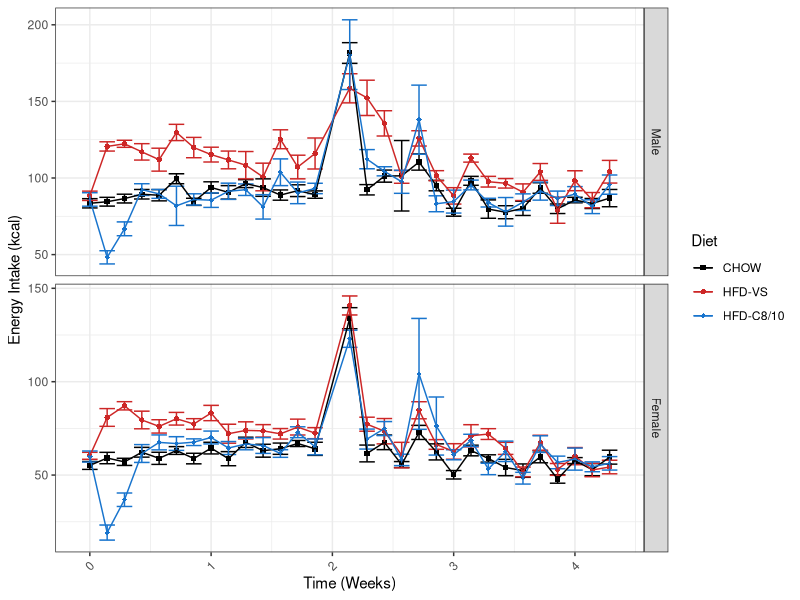
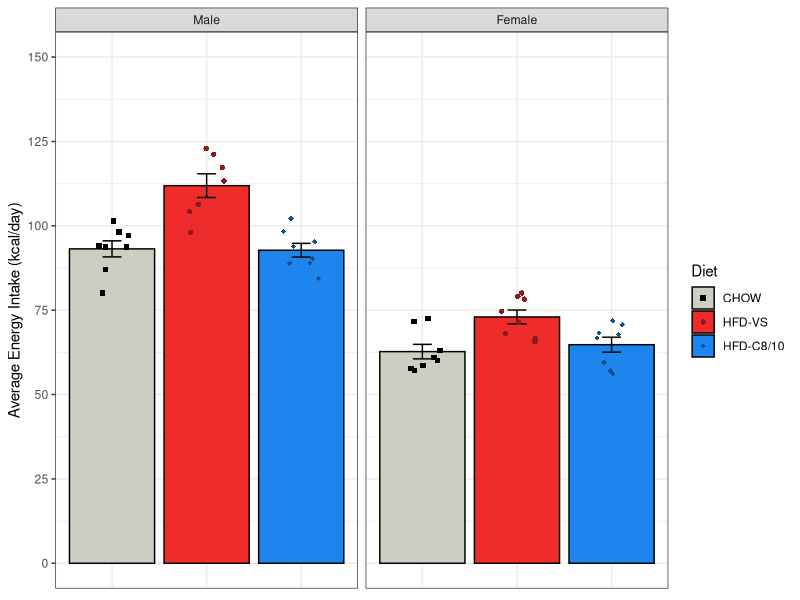
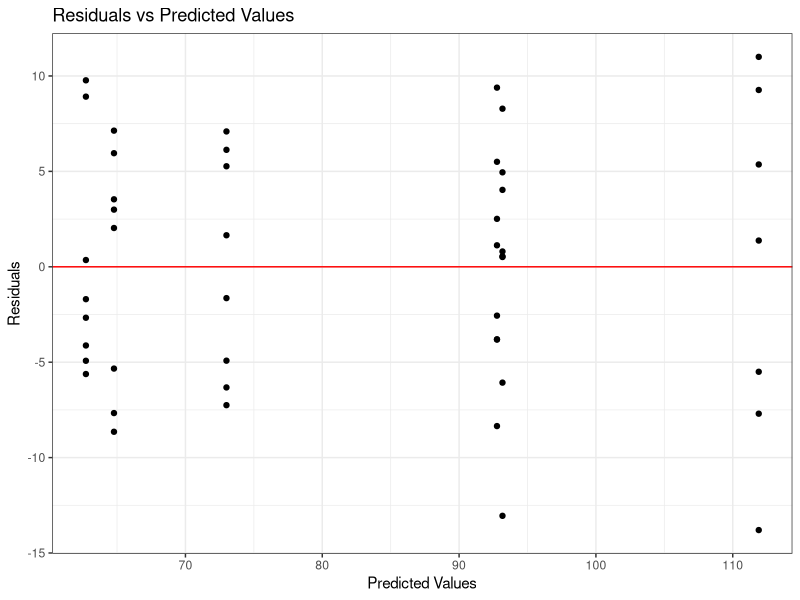
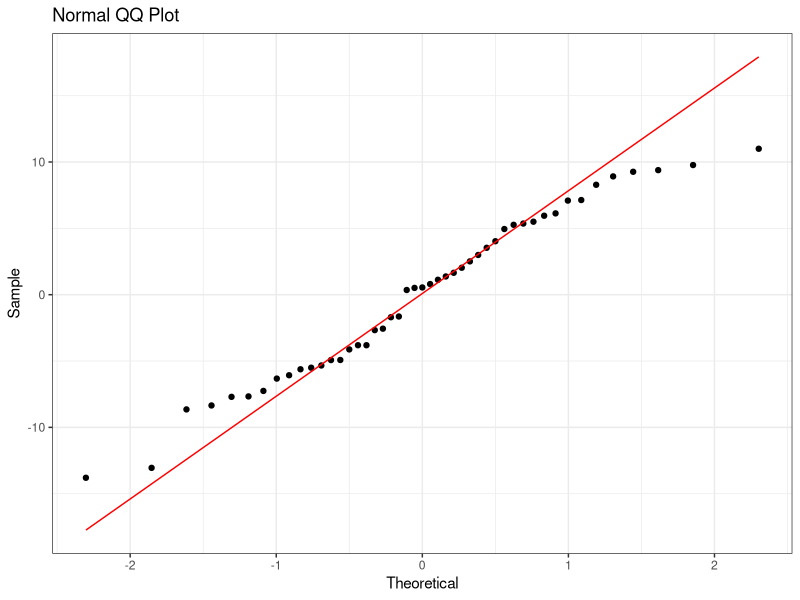

Write the R code that produced these figures, in order.
## ---- chunk 1
#| label: load-packages
#| output: false

library("tidyverse")
## ---- chunk 2
#| label: session-info
sessionInfo()
## ---- chunk 3
#| label: mydata

# Create a dataframe called mydata
mydata <- 
  
  # Import the data
  read_csv(
    file ="data/experiment-2-statsdata.csv",
    show_col_types = FALSE
    ) |>
  
  # Select the variables of interest 
  # ei = energy intake
  select(id, sex, diet, ei_0:ei_30) |>
  
  # Tidy data
  pivot_longer(
    cols = starts_with("ei"),
    names_to = "day",
    values_to = "energy_intake",
    values_drop_na = TRUE
    ) |>
  
  # Remove negative values
  filter(energy_intake >= 0) |>
  
  # Transform data
  mutate(
  
    # Recode categorical variables as factors
    id = factor(id),
    sex = factor(
      sex,
      levels = c(0, 1),
      labels = c("Male", "Female")
      ),
    diet = factor(
      diet,
      levels = c(0, 1, 2),
      labels = c("CHOW", "HFD-VS", "HFD-C8/10")
      ),
    
    # Recode sex using sum coding
    sex_sum = C(sex, sum),
    
    # Compute time in weeks
    day = parse_number(day),
    week = day/7,
    .before = energy_intake,
    )

# View a summary of the data
summary(mydata)
## ---- chunk 4
#| label: line-plot

# Create a line plot of each group's daily energy intake across time
line_plot <-
  mydata |>  
  ggplot(
    aes(
      x = week, 
      y = energy_intake, 
      color = diet, 
      shape = diet
      )
    ) +
  
  # Facet by sex
  facet_grid(
    sex ~ .,
    scales = "free_y"
    ) + 
  
  # Plot the observed means as points
  stat_summary(
    fun = mean,
    geom = "point"
    ) +
  
  # Plot the observed standard errors as errorbars
  stat_summary(
    fun.data = mean_se,
    geom = "errorbar"
    ) +
  
  # Plot connecting lines
  stat_summary(
    fun = mean,
    geom = "line"
    ) +
  
  # Change color title and scale
  scale_color_manual(
    name = "Diet",
    values = c(
      "CHOW"      = "black",
      "HFD-VS"    = "firebrick3",
      "HFD-C8/10" = "dodgerblue3"
      )
    ) +
  
  # Change shape title and scale
  scale_shape_manual(
    name = "Diet",
    values = c(
      "CHOW"      = 15,
      "HFD-VS"    = 16,
      "HFD-C8/10" = 18
      )
    ) +
  
  # Change y-axis title and scale
  labs(y = "Energy Intake (kcal)") +
  
  # Change x-axis title and scale
  scale_x_continuous(
    name = "Time (Weeks)",
    breaks = seq(from = 0, to = 4, by = 1)) +
  
  # Change overall plot theme
  theme_bw() + 
  
  # Rotate and adjust the x-axis tick labels
  theme(
    axis.text.x = element_text(
      angle = 45,
      vjust = 0.5,
      hjust = 0.5
      )
    )

# Show the plot
line_plot
## ---- chunk 5
#| label: avg-data

# Create a new dataframe called "avg_data"
avg_data <- 
  
  # Copy the original dataframe "mydata"
  mydata |>
  
  # filter the dataframe to exclude subject 6 and include only days 1 to 30
  filter(id != 6 & day > 0) |>

  # Compute each subject's average energy intake across days 1 to 30
  group_by(id) |>
  summarize(
    energy_intake = mean(energy_intake)
  ) |>
  ungroup()

# Show a summary of the data
summary(avg_data)
## ---- chunk 6
#| label: groups-data

# Create a new dataframe called "groups_data"
groups_data <- 
  
  # Copy the original data frame "mydata"
  mydata |>
  
  # Filter mydata to include only day 0
  distinct(
    id, 
    .keep_all = TRUE
  ) |>
  
  # Deselect variables of disinterest
  select(-day, -week, -energy_intake)

# Show a summary of the data
summary(groups_data)
## ---- chunk 7
#| label: model-data

# Create a new dataframe called model2_mdata
model_data <-
  
  # Copy the dataframe "groups_data"
  groups_data |>
  
  # Join the two dataframes together by id
  left_join(avg_data, by = join_by(id)) |>
  
  # Exclude subject 6
  filter(id != 6)

# Show a summary of the data
summary(model_data)
## ---- chunk 8
#| label: bar-plot

# Create a bar plot of each group's average energy intake
bar_plot <-
  model_data |>  
  ggplot(
    aes(
      x     = diet, 
      y     = energy_intake, 
      color = diet, 
      fill  = diet,
      shape = diet
      )
    ) +
  
  # Facet by sex
  facet_grid(
    . ~ sex,
    ) + 
  
  # Plot the observed means as points
  stat_summary(
    fun = mean,
    geom = "bar",
    color = "black",
    ) +
  
  # Plot the observed standard errors as errorbars
  stat_summary(
    fun.data = mean_se,
    geom = "errorbar",
    color = "black",
    width = 0.2
    ) +
  
  # Plot individual data points
  geom_point(
    position = position_jitter(
      width = 0.2
    )
  ) +
  
  # Change color title and scale
  scale_color_manual(
    name = "Diet",
    values = c(
      "CHOW"      = "black",
      "HFD-VS"    = "firebrick4",
      "HFD-C8/10" = "dodgerblue4"
      )
    ) +
  
  # Change fill title and scale
  scale_fill_manual(
    name = "Diet",
    values = c(
      "CHOW"      = "ivory3",
      "HFD-VS"    = "firebrick2",
      "HFD-C8/10" = "dodgerblue2"
      )
    ) +
  
  # Change shape title and scale
  scale_shape_manual(
    name = "Diet",
    values = c(
      "CHOW"      = 15,
      "HFD-VS"    = 16,
      "HFD-C8/10" = 18
      )
    ) +
  
  # Change x-axis title
  labs(x = "Diet") +
  
  # Change y-axis title and scale
  scale_y_continuous(
    name = "Average Energy Intake (kcal/day)",
    limits = c(0, 150), 
    breaks = seq(from = 0, to =  150, by = 25)
  ) +
  
  # Change overall plot theme
  theme_bw() + 
  
  # Remove x-axis tick labels
  theme(
    axis.title.x = element_blank(),
    axis.text.x  = element_blank(),
    axis.ticks.x = element_blank()
    ) 

# Show the plot
bar_plot
## ---- chunk 9
#| label: model

# Build the model
model <- lm(
  energy_intake ~ sex_sum * diet, 
  data = model_data
  )
## ---- chunk 10
#| label: mode-data-fits

# Add the fitted and residual values to the dataset
model_data_fits <- 
  model_data |>
  mutate(
    fits = c(fitted(model)),
    resids = c(residuals(model))
  )
## ---- chunk 11
#| label: residuals-plot

# Create a residuals plot to check for linearity and homoskedasticity
residuals_plot <-
  model_data_fits |>
  ggplot(
    aes(x = fits, y = resids)
  ) +
  
  # Plot individual data points
  geom_point() +
  
  # Plot a horizontal line at y = 0
  geom_hline(yintercept = 0, col = "red") + 
  
  # Change aesthetics
  labs(
    title = "Residuals vs Predicted Values",
    x = "Predicted Values",
    y = "Residuals"
  ) +
  theme_bw() 

# Show the plot
residuals_plot
## ---- chunk 12
#| label: model-qqplot

# Create a QQ plot to check for normality
qq_plot <-
  model_data_fits |>
  ggplot(
    aes(sample = resids)
  ) +
  
  # Plot boxplots
  geom_qq() +
  geom_qq_line(col = "red") +
  
  # Change aesthestics
  labs(
    title = "Normal QQ Plot",
    x = "Theoretical",
    y = "Sample"
  ) +
  theme_bw() 

# Show the plot
qq_plot
## ---- chunk 13
# Perform omnibus tests
model |> anova()
## ---- chunk 14
# Produce summary output
model |> summary()
## ---- chunk 15
#| label: model-vs

# Relevel factors to change reference group to HFD-VS
model_data_vs <- 
  model_data |>
  mutate(
    diet = fct_relevel(diet, "HFD-VS"), # relevel diet
  )

# Build the model
model_vs <- 
  model |>
  update(
    data = model_data_vs
  )

# Produce the summary output
model_vs |> summary()
